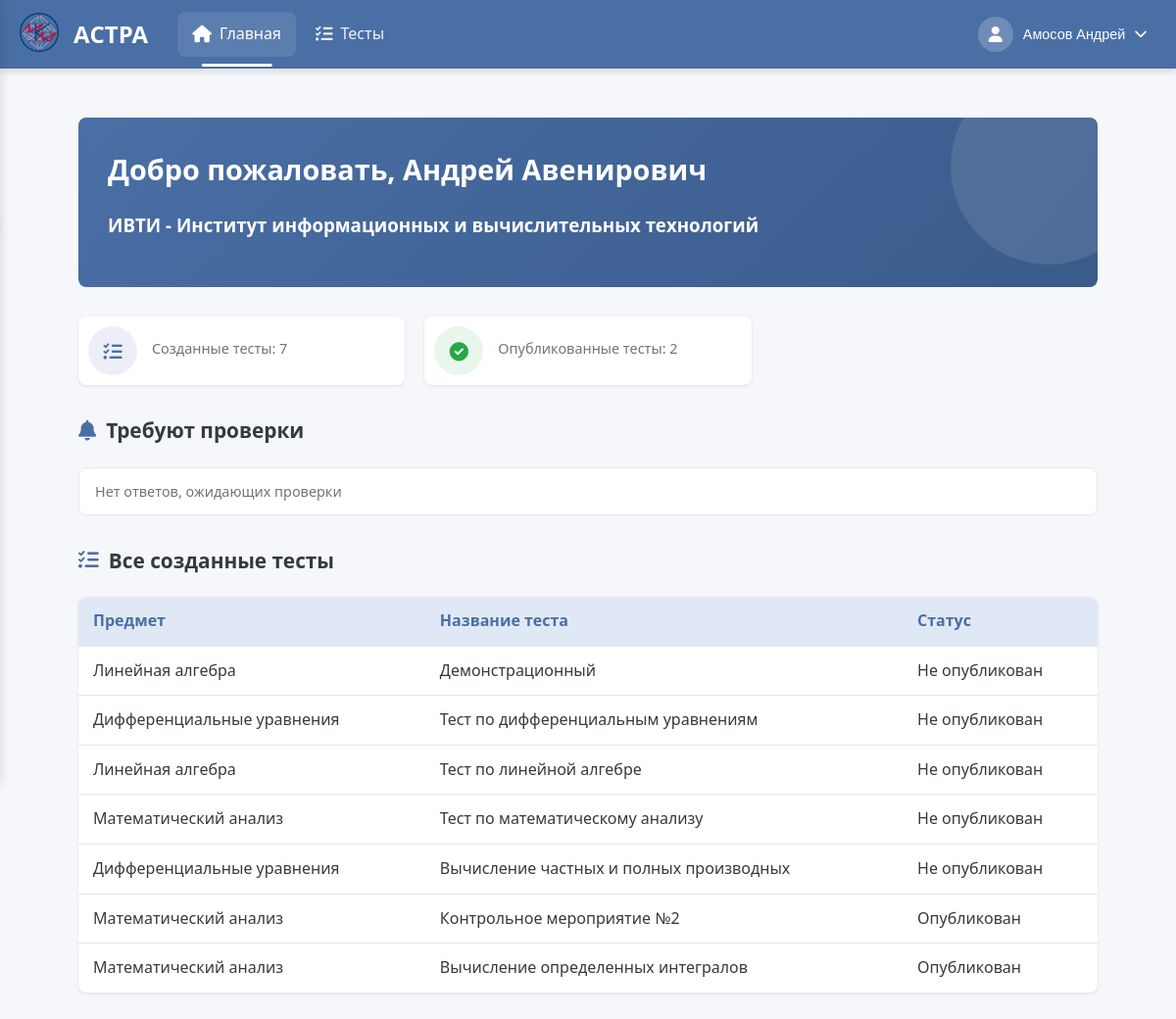
Page /personaInf/ (signed in) on the earlier database version.
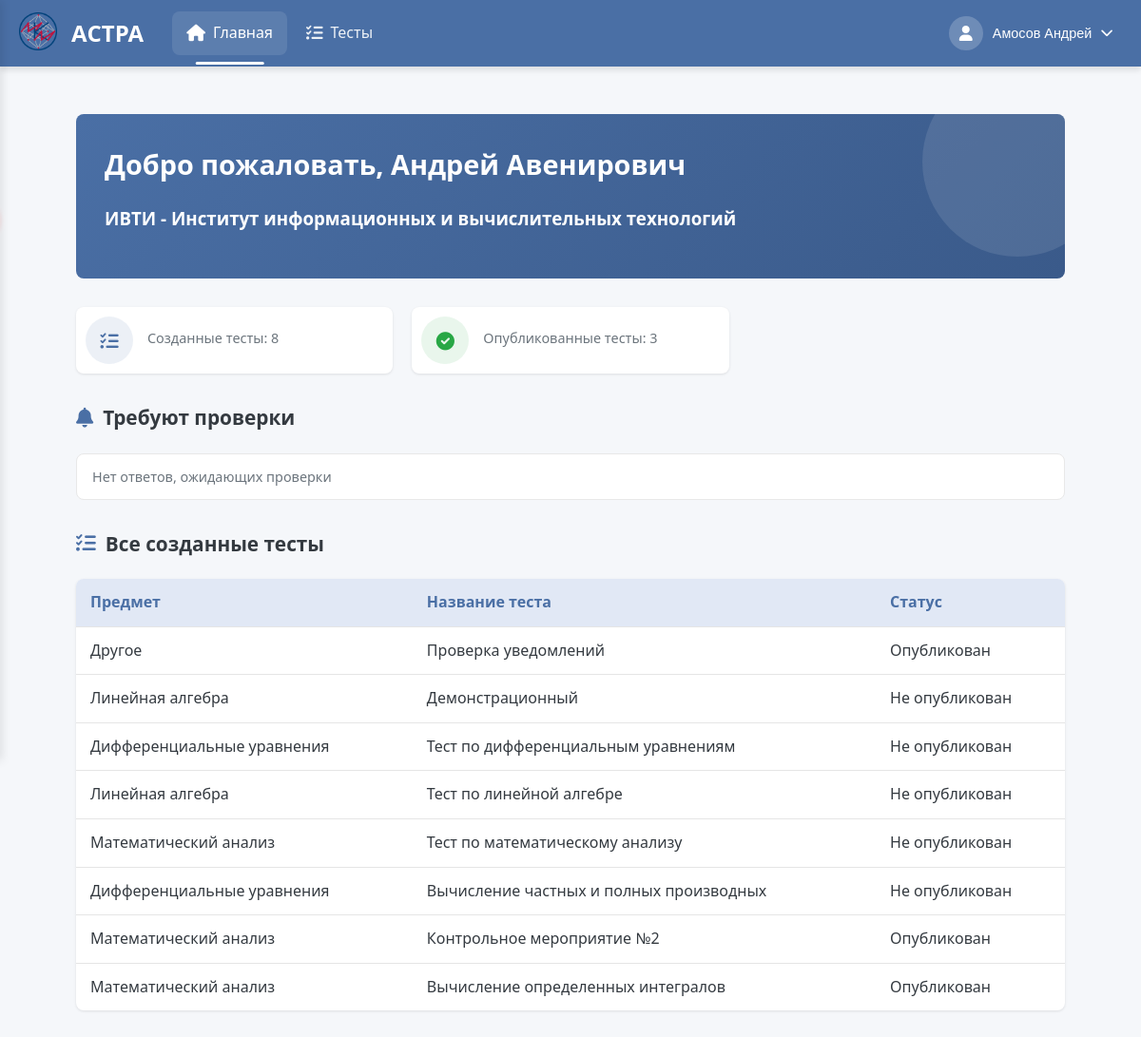
Same page on the later database version.
### users/models.py (models this page shows)
class TeacherData(models.Model):
    first_name = models.CharField(max_length=50, blank=False)
    last_name = models.CharField(max_length=50, blank=False)
    middle_name = models.CharField(max_length=50)
    photo = models.ImageField(upload_to='user_photos/', blank=True, null=True)
    institute = models.ForeignKey(StudentInstitute, default=6, on_delete=models.PROTECT)
    data_map = models.OneToOneField(CustomUser, on_delete=models.CASCADE)

class StudentInstitute(models.Model):
    name = models.CharField(max_length=70, unique=True)
    def __str__(self):
        return self.name

### create_tests/models.py (models this page shows, shortened)
class AboutTest(models.Model):
    RESULT_DISPLAY_CHOICES = [
        ('only_score', 'Только баллы'),
        ('show_correct', 'Показывать правильные ответы'),
    ]
    objects = None
    name_tests = models.CharField(max_length=255, blank=False)  # Название теста
    creator = models.ForeignKey(TeacherData, on_delete=models.PROTECT, null=True, blank=True,
                                related_name='created_tests')  # Создатель теста
    time_to_solution = models.DurationField(default=timedelta(hours=1, minutes=30))
    name_slug_tests = models.SlugField(max_length=255, unique=True, db_index=True, verbose_name="URL")  # Слаг имени
    num_of_attempts = models.IntegerField(blank=True, default=1)  # Количество попыток для решения
    type_of_result = models.IntegerField(blank=True, default=1)  # Тип возвращаемого результата
    description = models.CharField(max_length=150, default="", blank=True)
    is_published = models.IntegerField(default=0)
    is_done = models.IntegerField(default=1)
    is_draft = models.BooleanField(default=False)
    draft_data = models.TextField(default='', blank=True)
    result_display_mode = models.CharField(max_length=20, choices=RESULT_DISPLAY_CHOICES, default='only_score')  # Режим отображения результатов
    subj = models.ForeignKey(Subjects,
                             on_delete=models.PROTECT,
                             default=1)
    grade_5_threshold = models.IntegerField(default=80, help_text="Минимальный процент для оценки 5")
    grade_4_threshold = models.IntegerField(default=60, help_text="Минимальный процент для оценки 4")
    grade_3_threshold = models.IntegerField(default=35, help_text="Минимальный процент для оценки 3")
    expressions = models.ManyToManyField(AboutExpressions)
    task_groups = models.ManyToManyField(TaskGroup, blank=True)  # Новые группы заданий

class Subjects(models.Model):
    name = models.CharField(max_length=100, unique=True, default="Другое")

### users/views.py (the view)
# urls.py: path('personaInf/', views.account_view2, name='account2'),
@login_required
@role_required(['teacher', 'admin'])
def account_view2(request):
    user = request.user
    context = {
        'current_user': user,
        'is_teacher': user.role == 'teacher',
    }
    try:
        teacher_data = user.teacherdata
    except TeacherData.DoesNotExist:
        teacher_data = None
    context['teacher_data'] = teacher_data
    if teacher_data:
        teacher_tests = AboutTest.objects.filter(creator=teacher_data).order_by('-id')
        created_tests_count = teacher_tests.count()
        published_tests_count = teacher_tests.filter(is_published=1).count()
        students_count = PublishedGroup.objects.filter(teacher_name=teacher_data)\
                                              .values('group_name').distinct().count()
        from create_tests.models import TypeAnswer as TA
        free_type = TA.objects.filter(type_code=5).first()
        pending_results = []
        if free_type:
            tests_with_free = AboutTest.objects.filter(
                creator=teacher_data,
            ).filter(
                Q(expressions__user_type=free_type) |
                Q(task_groups__variants__user_type=free_type)
            ).distinct()
            for test in tests_with_free:
                free_q_count = test.expressions.filter(user_type=free_type).count()
                if not free_q_count:
                    free_q_count = sum(
                        tg.variants.filter(user_type=free_type).count()
                        for tg in test.task_groups.all()
                    )
                students_with_results = StudentResult.objects.filter(
                    test=test
                ).values_list('student', flat=True).distinct()
                for student_id_val in students_with_results:
                    best_sr = StudentResult.objects.filter(
                        test=test, student_id=student_id_val
                    ).order_by('-result_points').first()
                    if not best_sr:
                        continue
                    graded_count = best_sr.free_answer_grades.filter(
                        is_correct__isnull=False
                    ).count()
                    if graded_count < free_q_count:
                        pending_results.append(best_sr)
        context.update({
            'teacher_tests': teacher_tests,
            'pending_results': pending_results,
            'pending_results_count': len(pending_results),
        })
        teacher_data.created_tests_count = created_tests_count
        teacher_data.published_tests_count = published_tests_count
        teacher_data.students_count = students_count
    return render(request, 'users/teacher_account.html', context)

### users/context_processors.py (called while the page is built)
def user_role(request):
    if request.user.is_authenticated:
        return {'user_role': request.user.role}
    return {}

### users/models.py (called while the page is built)
    def get_full_name(self):
        if self.role == 'student' and hasattr(self, 'studentdata'):
            return f"{self.studentdata.last_name} {self.studentdata.first_name}"
        elif self.role == 'teacher' and hasattr(self, 'teacherdata'):
            return f"{self.teacherdata.last_name} {self.teacherdata.first_name}"
        return self.email

    def get_photo_url(self):
        if self.role == 'student' and hasattr(self, 'studentdata') and self.studentdata.photo:
            return self.studentdata.photo.url
        elif self.role == 'teacher' and hasattr(self, 'teacherdata') and self.teacherdata.photo:
            return self.teacherdata.photo.url
        return None

### users/templates/users/teacher_account.html (shortened to what this page needs)
{% extends 'create_tests/header.html' %}
{% load static %}
{% block extra_css %}
    <link rel="stylesheet" href="{% static 'css/teacher_account.css' %}">
    <link rel="stylesheet" href="{% static 'libs/fontawesome/css/all.min.css' %}">
{% endblock %}
{% block content %}
    <div class="dashboard-container">
        <main class="main-content">
            <section class="welcome-section">
                <h1 class="welcome-title">Добро пожаловать, {{teacher_data.first_name}} {{teacher_data.middle_name}}</h1>
                <h3 class="second-inf">{{ teacher_data.institute }}</h3>
            </section>
<div class="stats-grid">
    <div class="stat-card">
        <a href="{% url 'create_tests:test_list' %}?filter=my&status=all" class="stat-card-link">
            <div class="stat-icon tests">
                <i class="fas fa-tasks"></i>
            </div>
            <div class="stat-info">
                <div class="stat-title">Созданные тесты: {{ teacher_data.created_tests_count }}</div>
            </div>
        </a>
    </div>
    <div class="stat-card">
        <a href="{% url 'create_tests:test_list' %}?filter=my&status=published" class="stat-card-link">
            <div class="stat-icon results">
                <i class="fas fa-check-circle"></i>
            </div>
            <div class="stat-info">
                <div class="stat-title">Опубликованные тесты: {{ teacher_data.published_tests_count }}</div>
            </div>
        </a>
    </div>
</div>
<section class="notifications-section">
    <h2 class="section-title">
        <i class="fas fa-bell"></i> Требуют проверки
    </h2>
    <div class="notifications-list">
        {% if pending_results %}
            {% for sr in pending_results %}
            <a href="{% url 'create_tests:test_results_detail' sr.test.name_slug_tests sr.student.id %}" class="notification-item">
                <div class="notification-icon">
                    <i class="fas fa-user-edit"></i>
                </div>
                <div class="notification-body">
                    <div class="notification-title">{{ sr.test.name_tests }}</div>
                    <div class="notification-meta">
                        {% with s=sr.student.studentdata %}
                            {{ s.last_name }} {{ s.first_name }} {{ s.middle_name }}
                        {% endwith %}
                    </div>
                </div>
                <div class="notification-arrow"><i class="fas fa-chevron-right"></i></div>
            </a>
            {% endfor %}
        {% else %}
            <div class="notification-empty">Нет ответов, ожидающих проверки</div>
        {% endif %}
    </div>
</section>
<section>
    <h2 class="section-title">
        <i class="fas fa-tasks"></i> Все созданные тесты
    </h2>
<table class="results-table">
    <thead>
        <tr>
            <th>Предмет</th>
            <th>Название теста</th>
            <th>Статус</th>
        </tr>
    </thead>
    <tbody>
    {% for test in teacher_tests %}
        <tr>
            <td>{{ test.subj.name }}</td>
            <td>{{ test.name_tests }}</td>
            <td>
                {% if test.is_published %}
                    Опубликован
                {% else %}
                    Не опубликован
                {% endif %}
            </td>
        </tr>
    {% empty %}
        <tr><td colspan="3">Тесты не найдены</td></tr>
    {% endfor %}
    </tbody>
</table>
</section>
        </main>
    </div>
{% endblock %}

Differences in the rows shown:
computed for TeacherData "Андрей": created_tests_count "7" → "8"; published_tests_count "2" → "3"
added AboutTest: subj.name "Другое", name_tests "Проверка уведомлений", is_published "Опубликован"
